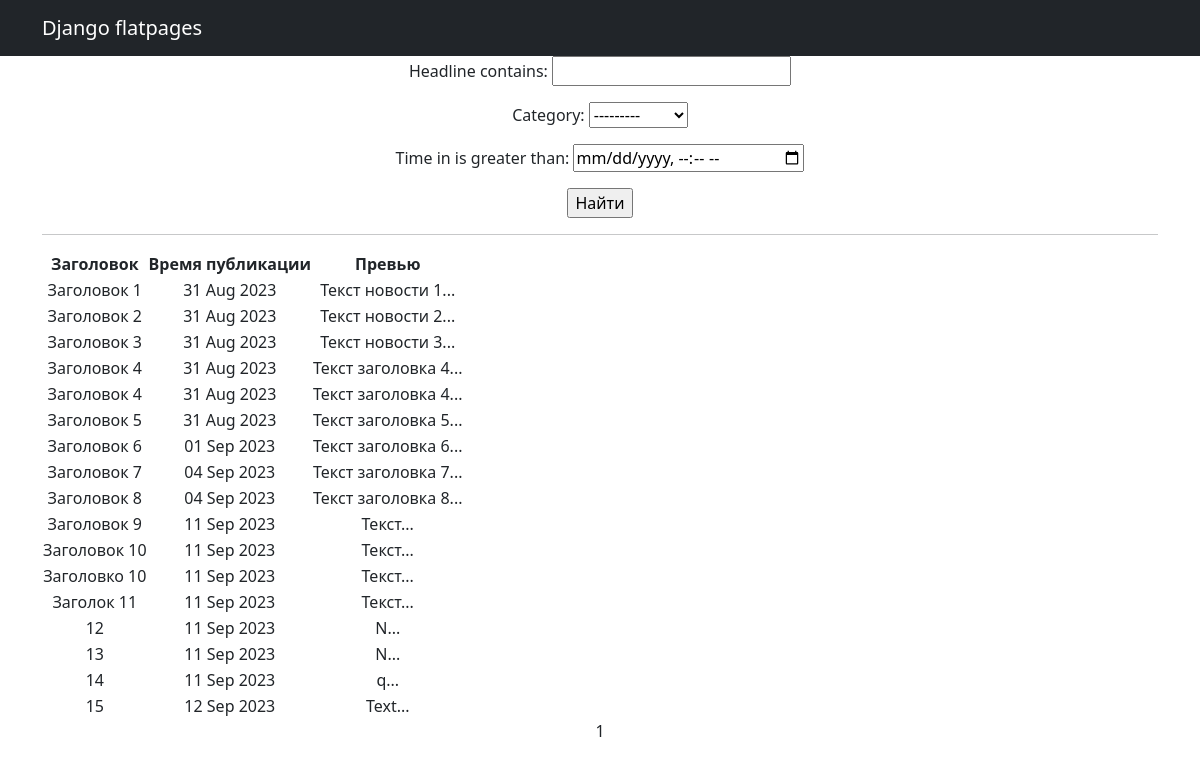
/posts/search/ (signed in), run on the app's committed database.
### NewsPortal/models.py (models this page shows, shortened)
class Post(models.Model):
	article = 'AR'
	news = 'NW'
	TYPE = [
		(article, 'Статья'),
		(news, 'Новость')
	]
	type_post = models.CharField(max_length=2, choices=TYPE, default='NW')
	time_in = models.DateTimeField(auto_now_add=True)
	headline = models.CharField(max_length=128,)
	text = models.TextField()
	rating = models.IntegerField(default=0)
	to_author = models.ForeignKey(Author, on_delete=models.CASCADE)
	category = models.ForeignKey(Category, on_delete=models.CASCADE, related_name='n', default='GEN')
	def preview(self):
		return self.text[:20] + '...'

### NewsPortal/views.py (the view)
# urls.py: path('search/', SearchResults.as_view(), name='search'),
class SearchResults(LoginRequiredMixin, ListView):
    raise_exception = True
    model = Post
    template_name = 'search.html'
    context_object_name = 'search'
    paginate_by = 50
    def get_queryset(self):
        queryset = super().get_queryset()
        self.filterset = PostFilter(self.request.GET, queryset)
        return self.filterset.qs
    def get_context_data(self, **kwargs):
        context = super().get_context_data(**kwargs)
        context['filterset'] = self.filterset
        return context

### NewsPortal/models.py (called while the page is built)
	def __str__(self):
		return self.name.title()

### templates/search.html (shortened to what this page needs)
<!DOCTYPE html>
{% extends 'flatpages/default.html' %}
{% load custom_tags %}
{% block content %}
    <form action="" method="get">
        {{ filterset.form.as_p }}
        <input type="submit" value="Найти" />
    </form>
    <hr>
    {% if search %}
        <table>
            <tr>
                <th>Заголовок</th>
                <th>Время публикации</th>
                <th>Превью</th>
            </tr>
            {% for n in search %}
            <tr>
                <td>{{ n.headline }}</td>
                <td>{{ n.time_in|date:'d M Y'  }}</td>
                <td>{{ n.preview }}</td>
            </tr>
            {% endfor %}
        </table>
    {% else %}
        <h2>Новостей нет! Вообще нет!</h2>
    {% endif %}
    {{ page_obj.number }}
{% endblock content%}

### data on the page
Post: headline "Заголовок 1", time_in "31 Aug 2023", preview "Текст новости 1..."
Post: headline "Заголовок 2", time_in "31 Aug 2023", preview "Текст новости 2..."
Post: headline "Заголовок 3", time_in "31 Aug 2023", preview "Текст новости 3..."
Post: headline "Заголовок 4", time_in "31 Aug 2023", preview "Текст заголовка 4..."
Post: headline "Заголовок 4", time_in "31 Aug 2023", preview "Текст заголовка 4..."
Post: headline "Заголовок 5", time_in "31 Aug 2023", preview "Текст заголовка 5..."
Post: headline "Заголовок 6", time_in "01 Sep 2023", preview "Текст заголовка 6..."
Post: headline "Заголовок 7", time_in "04 Sep 2023", preview "Текст заголовка 7..."
Post: headline "Заголовок 8", time_in "04 Sep 2023", preview "Текст заголовка 8..."
Post: headline "Заголовок 9", time_in "11 Sep 2023", preview "Текст..."
Post: headline "Заголовок 10", time_in "11 Sep 2023", preview "Текст..."
Post: headline "Заголовко 10", time_in "11 Sep 2023", preview "Текст..."
Post: headline "Заголок 11", time_in "11 Sep 2023", preview "Текст..."
Post: headline "12", time_in "11 Sep 2023", preview "N..."
Post: headline "13", time_in "11 Sep 2023", preview "N..."
Post: headline "14", time_in "11 Sep 2023", preview "q..."
Post: headline "15", time_in "12 Sep 2023", preview "Text..."

### other printed values
{{ page_obj.number }} "1"
